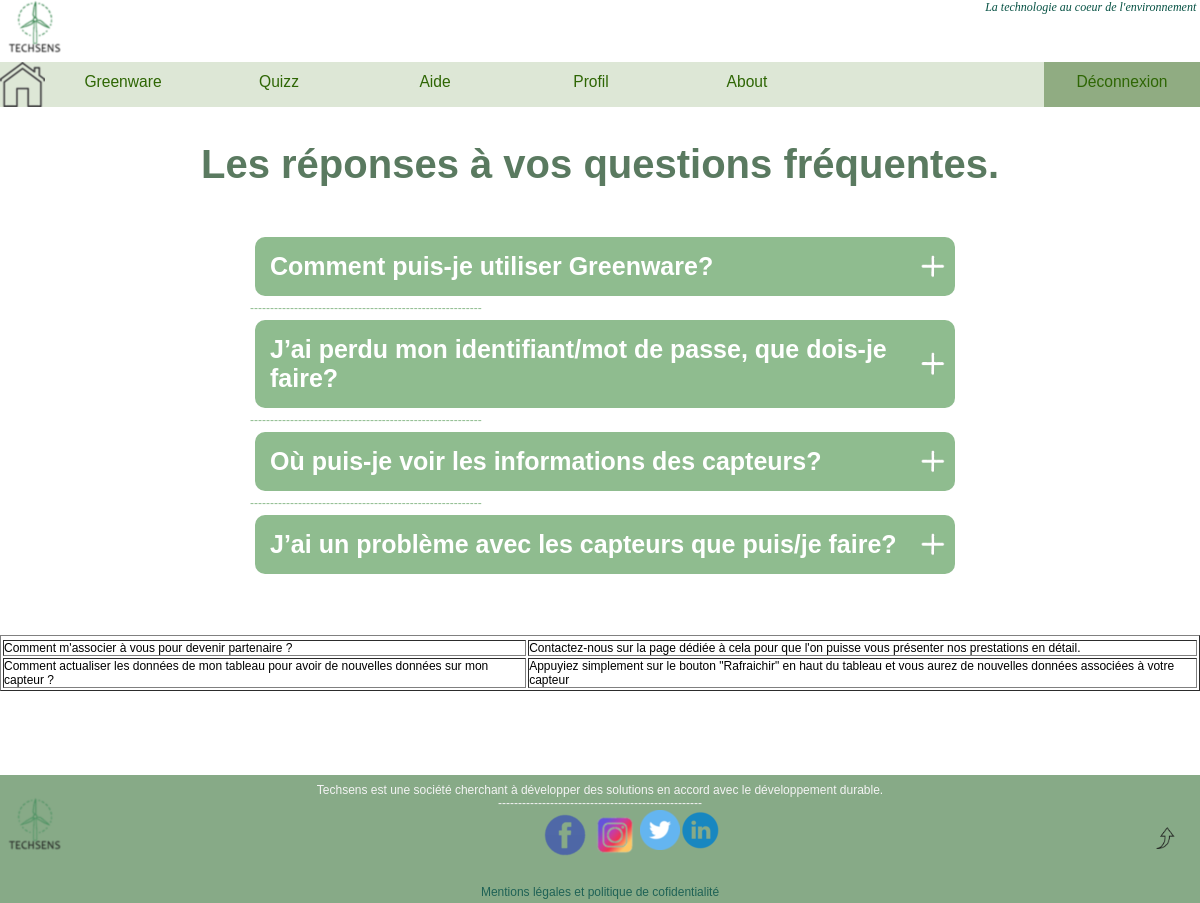
The page /faq.php (signed in) on the database its author committed.
### tables this page shows
CREATE TABLE `faq` (
  `id` int(255) NOT NULL,
  `question` varchar(255) NOT NULL,
  `reponse` varchar(255) NOT NULL
);

### faq.php (the view, shortened to what this page needs)
<!DOCTYPE html>
<html>
<head>
    <link href="css-FAQ.css" rel="stylesheet">
</head>
<body>
<?php
         if (isset($_SESSION['connected']) && $_SESSION['connected'] == true){
            include("./Composants/headerconnected.php");
                }
        else {include("./Composants/headerdeconnected.php");
    }
    ?>
	<h1 class="h1-faq"> Les réponses à vos questions fréquentes. </h1>
	<div class="container-faq">
		<div class="questions">
			<div class="pannel-faq">
				<h2 class="h2-faq"> Comment puis-je utiliser Greenware? </h2>
				<img class="img-faq" src="image/plus.png" alt="animation">
			</div>
		</div>
<p class="trait">----------------------------------------------------------</p>
		<div class="questions">
			<div class="pannel-faq">
				<h2 class="h2-faq"> J’ai perdu mon identifiant/mot de passe, que dois-je faire?  </h2>
				<img class="img-faq" src="image/plus.png" alt="animation">
			</div>
		</div>
<p class="trait">----------------------------------------------------------</p>
		<div class="questions">
			<div class="pannel-faq">
				<h2 class="h2-faq">Où puis-je voir les informations des capteurs?</h2>
				<img class="img-faq" src="image/plus.png" alt="animation">
			</div>
		</div>
<p class="trait">----------------------------------------------------------</p>
		<div class="questions">
			<div class="pannel-faq">
				<h2 class="h2-faq">J’ai un problème avec les capteurs que puis/je faire?</h2>
				<img class="img-faq" src="image/plus.png" alt="animation">
			</div>
		</div>
	</div>
	<br>
	<br>
	<br>
	<br>
<center>
<?php
$con=mysqli_connect('localhost', 'root', '','techsens');
$result = mysqli_query($con,"SELECT * FROM faq");
echo "<table border='1'>
<tr>
</tr>";
while($row = mysqli_fetch_array($result))
{
echo "<tr>";
echo "<td>" . $row['question'] . "</td>";
echo "<td>" . $row['reponse'] . "</td>";
echo "</tr>";
}
echo "</table>";
?>
</center>
<br>
<br>
<br>
<br><br>
<br>
	<div class="footer">
        <div class="foot">Techsens est une société cherchant à développer des solutions en accord avec le développement durable.</div>
        <img src="logoo.png" alt="photo du logo" />
        <br>
        <div class="content">
            <div class="barre">
            <p>---------------------------------------------------</p></div>
            <div class="photologo">
            <div class="logofb">
                <a href="https://www.facebook.com/profile.php?id=100073322512659"> <img src="fb.png" alt="logo fb" /> </p></a></div>
            <div class="logoinsta">
                <a href="https://www.instagram.com/"> <img src="insta.png" alt="logo insta" /> </a></div>
            <div class="logotwitter">
                <a href="https://twitter.com/Techsens_"> <img src="twitter.png" alt="logo twitter" /></a></div>
            <div class="logolinkedin">
                <a href="https://www.linkedin.com/in/techsens-a9887b222"> <img src="linkedin.png" alt="logo linkedin" /> </a></div>
        </div></div>
            <div class="end">
                    <label for="end">
                        <a href="cgu.html"> Mentions légales et politique de cofidentialité</a></label></div>
    <div id="scrollUp">
            <a href="#haut" class="top">
                <img src="Haut.png" alt="photo bouton" class="img10" /></a>
        </div>
	</div>
</body>
</html>

### css-FAQ.css (style rules this page uses)
body { font-family: Raleway, sans-serif; }
h1 { text-align: center; padding: 35px 0; font-size: 40px; color: rgb(90, 122, 96); }
.container-faq { width: 70px; max-width: 900px; min-width: 700px; height: auto; margin: 10px auto 0; display: flex; flex-direction: column; justify-content: center; align-items: flex-start; }
.questions { width: 100%; height: auto; margin: 5px; color: white; }
.trait { color: darkseagreen; }
.pannel-faq { display: flex; justify-content: space-between; align-items: center; background: darkseagreen; border-radius: 10px; position: relative; z-index: 100; }
.pannel-faq h2 { margin-left: 10px; padding: 15px 5px; font-size: 25px; }
.pannel-faq img { margin-right: 10px; width: 25px; cursor: pointer; }

### graphique.css (style rules this page uses)
@media screen and (min-width: 61.25rem) and (max-width: 80rem) { html { font-size: 75%; } }
img { float: left; }
body { background-color: white; margin: 0; padding: 0; }
.img10 { float: right; width: 1.875rem; height: auto; position: relative; margin-right: 2%; margin-top: -6%; }
.footer { position: relative; padding-top: .625rem; width: 100%; height: 10.625rem; background-color: rgb(123, 161, 123); color: #F3F3F3; text-align: center; opacity: 0.9; bottom: 0; }
.photologo { width: 30%; margin-right: 40%; margin-left: 40%; float: center; }
.end { margin-top: 6.25rem; }
.content { margin-left: 25%; margin-right: 25%; width: 50%; margin-top: -1.25rem; }
a { color: #b82721; text-decoration: none; transition: 0.2s; }
* { box-sizing: border-box; }
a:-webkit-any-link { cursor: pointer; }
a { color: #075244; text-decoration: none; transition: 0.2s; }

### rows shown on the page
faq: question "Comment m'associer à vous pour devenir partenaire ?", reponse "Contactez-nous sur la page dédiée à cela pour que l'on puisse vous présenter nos prestations en détail."
faq: question "Comment actualiser les données de mon tableau pour avoir de nouvelles données sur mon capteur ?", reponse "Appuyiez simplement sur le bouton \"Rafraichir\" en haut du tableau et vous aurez de nouvelles données associées à votre capteur"
